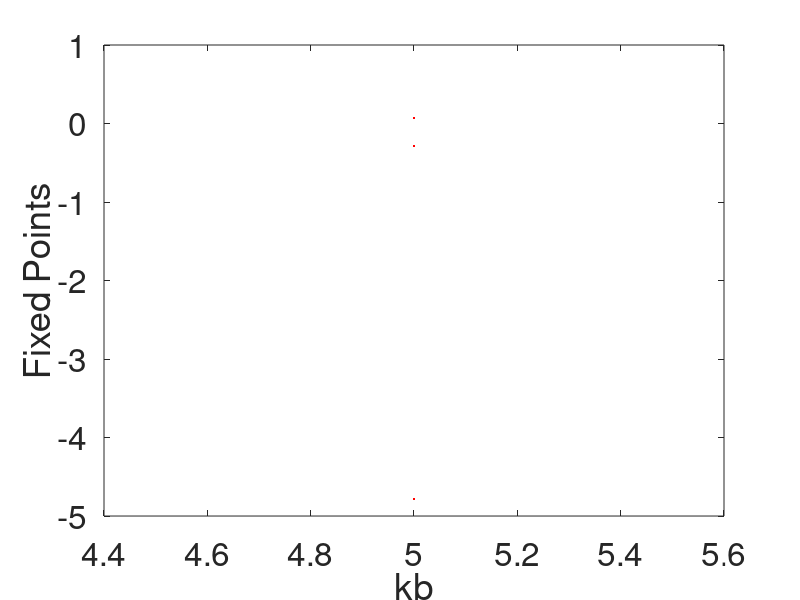

MATLAB code for this plot:
%Inclass 22

%1. Consider the case of the auto-activating gene that we discussed in class
%today. Make a bifurcation diagram for this system by varying the
%activated transcription rate for three cases - in which 1, 4, or 8 copies of the
%transcripton factor are necessary to activate transciption. Comment on your
%results. 

% 1 copy of transcription factor necessary to activate transcription
ku = 0.1;
for kb = 0:0.05:5
    polycoeff = [1 (1-kb) -ku];
    rts = roots(polycoeff);
    rts = rts(imag(rts)==0);
    plot(kb*ones(length(rts), 1), rts, 'r.');
end
xlabel('kb'); ylabel('Fixed Points');
set(gca, 'FontSize', 24);

% 4 copies of transcription factor necessary to activate transcription
ku = 0.1;
for kb = 0:0.05:5
    polycoeff = [1 -kb 0 0 1 -ku];
    rts = roots(polycoeff);
    rts = rts(imag(rts)==0);
    plot(kb*ones(length(rts), 1), rts, 'b.');
end
xlabel('kb'); ylabel('Fixed Points');
set(gca, 'FontSize', 24);

% 8 copies of transcription factor necessary to activate transcription
ku = 0.1;
for kb = 0:0.05:5
    polycoeff = [1 -kb 0 0 0 0 0 0 1 -ku];
    rts = roots(polycoeff);
    rts = rts(imag(rts)==0);
    plot(kb*ones(length(rts), 1), rts, 'g.');
end
xlabel('kb'); ylabel('Fixed Points');
set(gca, 'FontSize', 24);
    
% Based on the above bifurcation diagrams, one copy of a transcription
% factor is not sufficient for activation. A system with 4 or 8 copies of
% transcription factor required appear to work ok.

% 2. Make a similar diagram for the case of an autorepressing gene in the
% case that 2 copies are need to turn off the gene. 

ku = 0.1;
for kb = 0:0.05:5
    polycoeff = [1 kb 1 -ku];
    rts = roots(polycoeff);
    rts = rts(imag(rts)==0);
    plot(kb*ones(length(rts), 1), rts, 'r.');
end
xlabel('kb'); ylabel('Fixed Points');
set(gca, 'FontSize', 24);